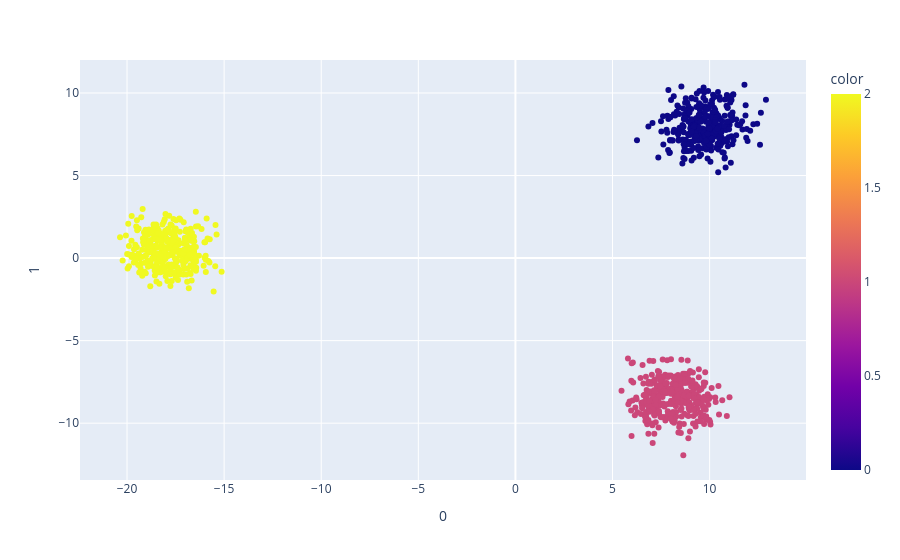

Notebook code for this chart:
### Markdown cell above
#### Plot the original dataset

### Code cell
import pandas as pd
import plotly.express as px
from sklearn.decomposition import PCA

df = X,y

pca = PCA(n_components=2)
components = pca.fit_transform(X)

fig = px.scatter(components, x=0, y=1, color=y)
fig.show()

### Figure 1 — Plotly figure (JSON) as saved in the notebook; plotly's stock layout.template omitted (floating-point values rounded to 4 significant figures; data arrays with more than 128 entries replaced by an {"elided": "..."} marker saying what was removed)
{"data": [{"hovertemplate": "0=%{x}<br>1=%{y}<br>color=%{marker.color}<extra></extra>", "legendgroup": "", "marker": {"color": {"elided": "1000 int values"}, "coloraxis": "coloraxis", "symbol": "circle"}, "mode": "markers", "name": "", "orientation": "v", "showlegend": false, "type": "scatter", "x": {"elided": "1000 float values"}, "xaxis": "x", "y": {"elided": "1000 float values"}, "yaxis": "y"}], "layout": {"coloraxis": {"colorbar": {"title": {"text": "color"}}, "colorscale": [[0, "#0d0887"], [0.1111, "#46039f"], [0.2222, "#7201a8"], [0.3333, "#9c179e"], [0.4444, "#bd3786"], [0.5556, "#d8576b"], [0.6667, "#ed7953"], [0.7778, "#fb9f3a"], [0.8889, "#fdca26"], [1, "#f0f921"]]}, "legend": {"tracegroupgap": 0}, "margin": {"t": 60}, "xaxis": {"anchor": "y", "domain": [0, 1], "title": {"text": "0"}}, "yaxis": {"anchor": "x", "domain": [0, 1], "title": {"text": "1"}}}}
